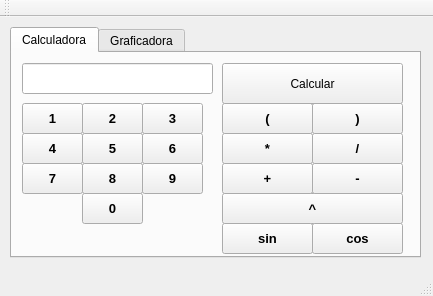
<?xml version="1.0" encoding="UTF-8"?>
<ui version="4.0">
 <class>MainWindow</class>
 <widget class="QMainWindow" name="MainWindow">
  <property name="geometry">
   <rect>
    <x>0</x>
    <y>0</y>
    <width>433</width>
    <height>296</height>
   </rect>
  </property>
  <property name="windowTitle">
   <string>MainWindow</string>
  </property>
  <widget class="QWidget" name="centralWidget">
   <widget class="QTabWidget" name="tabWidget">
    <property name="geometry">
     <rect>
      <x>10</x>
      <y>10</y>
      <width>411</width>
      <height>231</height>
     </rect>
    </property>
    <property name="currentIndex">
     <number>0</number>
    </property>
    <widget class="QWidget" name="tab">
     <attribute name="title">
      <string>Calculadora</string>
     </attribute>
     <widget class="QPushButton" name="btres_8">
      <property name="geometry">
       <rect>
        <x>300</x>
        <y>50</y>
        <width>91</width>
        <height>31</height>
       </rect>
      </property>
      <property name="font">
       <font>
        <pointsize>10</pointsize>
        <weight>75</weight>
        <bold>true</bold>
       </font>
      </property>
      <property name="text">
       <string>)</string>
      </property>
     </widget>
     <widget class="QPushButton" name="btres">
      <property name="geometry">
       <rect>
        <x>130</x>
        <y>50</y>
        <width>61</width>
        <height>31</height>
       </rect>
      </property>
      <property name="font">
       <font>
        <pointsize>10</pointsize>
        <weight>75</weight>
        <bold>true</bold>
       </font>
      </property>
      <property name="text">
       <string>3</string>
      </property>
     </widget>
     <widget class="QPushButton" name="bdos">
      <property name="geometry">
       <rect>
        <x>70</x>
        <y>50</y>
        <width>61</width>
        <height>31</height>
       </rect>
      </property>
      <property name="font">
       <font>
        <pointsize>10</pointsize>
        <weight>75</weight>
        <bold>true</bold>
       </font>
      </property>
      <property name="text">
       <string>2</string>
      </property>
     </widget>
     <widget class="QPushButton" name="bcero">
      <property name="geometry">
       <rect>
        <x>70</x>
        <y>140</y>
        <width>61</width>
        <height>31</height>
       </rect>
      </property>
      <property name="font">
       <font>
        <pointsize>10</pointsize>
        <weight>75</weight>
        <bold>true</bold>
       </font>
      </property>
      <property name="text">
       <string>0</string>
      </property>
     </widget>
     <widget class="QPushButton" name="btres_6">
      <property name="geometry">
       <rect>
        <x>210</x>
        <y>140</y>
        <width>181</width>
        <height>31</height>
       </rect>
      </property>
      <property name="font">
       <font>
        <pointsize>10</pointsize>
        <weight>75</weight>
        <bold>true</bold>
       </font>
      </property>
      <property name="text">
       <string>^</string>
      </property>
     </widget>
     <widget class="QPushButton" name="bsiete">
      <property name="geometry">
       <rect>
        <x>10</x>
        <y>110</y>
        <width>61</width>
        <height>31</height>
       </rect>
      </property>
      <property name="font">
       <font>
        <pointsize>10</pointsize>
        <weight>75</weight>
        <bold>true</bold>
       </font>
      </property>
      <property name="text">
       <string>7</string>
      </property>
     </widget>
     <widget class="QPushButton" name="btres_7">
      <property name="geometry">
       <rect>
        <x>210</x>
        <y>50</y>
        <width>91</width>
        <height>31</height>
       </rect>
      </property>
      <property name="font">
       <font>
        <pointsize>10</pointsize>
        <weight>75</weight>
        <bold>true</bold>
       </font>
      </property>
      <property name="text">
       <string>(</string>
      </property>
     </widget>
     <widget class="QPushButton" name="buno">
      <property name="geometry">
       <rect>
        <x>10</x>
        <y>50</y>
        <width>61</width>
        <height>31</height>
       </rect>
      </property>
      <property name="font">
       <font>
        <pointsize>10</pointsize>
        <weight>75</weight>
        <bold>true</bold>
       </font>
      </property>
      <property name="text">
       <string>1</string>
      </property>
     </widget>
     <widget class="QPushButton" name="btres_2">
      <property name="geometry">
       <rect>
        <x>300</x>
        <y>80</y>
        <width>91</width>
        <height>31</height>
       </rect>
      </property>
      <property name="font">
       <font>
        <pointsize>10</pointsize>
        <weight>75</weight>
        <bold>true</bold>
       </font>
      </property>
      <property name="text">
       <string>/</string>
      </property>
     </widget>
     <widget class="QPushButton" name="bocho">
      <property name="geometry">
       <rect>
        <x>70</x>
        <y>110</y>
        <width>61</width>
        <height>31</height>
       </rect>
      </property>
      <property name="font">
       <font>
        <pointsize>10</pointsize>
        <weight>75</weight>
        <bold>true</bold>
       </font>
      </property>
      <property name="text">
       <string>8</string>
      </property>
     </widget>
     <widget class="QLineEdit" name="tnumeros">
      <property name="geometry">
       <rect>
        <x>10</x>
        <y>10</y>
        <width>191</width>
        <height>31</height>
       </rect>
      </property>
     </widget>
     <widget class="QPushButton" name="bnueve">
      <property name="geometry">
       <rect>
        <x>130</x>
        <y>110</y>
        <width>61</width>
        <height>31</height>
       </rect>
      </property>
      <property name="font">
       <font>
        <pointsize>10</pointsize>
        <weight>75</weight>
        <bold>true</bold>
       </font>
      </property>
      <property name="text">
       <string>9</string>
      </property>
     </widget>
     <widget class="QPushButton" name="btres_5">
      <property name="geometry">
       <rect>
        <x>300</x>
        <y>110</y>
        <width>91</width>
        <height>31</height>
       </rect>
      </property>
      <property name="font">
       <font>
        <pointsize>10</pointsize>
        <weight>75</weight>
        <bold>true</bold>
       </font>
      </property>
      <property name="text">
       <string>-</string>
      </property>
     </widget>
     <widget class="QPushButton" name="bcuatro">
      <property name="geometry">
       <rect>
        <x>10</x>
        <y>80</y>
        <width>61</width>
        <height>31</height>
       </rect>
      </property>
      <property name="font">
       <font>
        <pointsize>10</pointsize>
        <weight>75</weight>
        <bold>true</bold>
       </font>
      </property>
      <property name="text">
       <string>4</string>
      </property>
     </widget>
     <widget class="QPushButton" name="btres_4">
      <property name="geometry">
       <rect>
        <x>210</x>
        <y>110</y>
        <width>91</width>
        <height>31</height>
       </rect>
      </property>
      <property name="font">
       <font>
        <pointsize>10</pointsize>
        <weight>75</weight>
        <bold>true</bold>
       </font>
      </property>
      <property name="text">
       <string>+</string>
      </property>
     </widget>
     <widget class="QPushButton" name="bcinco">
      <property name="geometry">
       <rect>
        <x>70</x>
        <y>80</y>
        <width>61</width>
        <height>31</height>
       </rect>
      </property>
      <property name="font">
       <font>
        <pointsize>10</pointsize>
        <weight>75</weight>
        <bold>true</bold>
       </font>
      </property>
      <property name="text">
       <string>5</string>
      </property>
     </widget>
     <widget class="QPushButton" name="btres_3">
      <property name="geometry">
       <rect>
        <x>210</x>
        <y>80</y>
        <width>91</width>
        <height>31</height>
       </rect>
      </property>
      <property name="font">
       <font>
        <pointsize>10</pointsize>
        <weight>75</weight>
        <bold>true</bold>
       </font>
      </property>
      <property name="text">
       <string>*</string>
      </property>
     </widget>
     <widget class="QPushButton" name="pushButton">
      <property name="geometry">
       <rect>
        <x>210</x>
        <y>10</y>
        <width>181</width>
        <height>41</height>
       </rect>
      </property>
      <property name="text">
       <string>Calcular</string>
      </property>
     </widget>
     <widget class="QPushButton" name="bseis">
      <property name="geometry">
       <rect>
        <x>130</x>
        <y>80</y>
        <width>61</width>
        <height>31</height>
       </rect>
      </property>
      <property name="font">
       <font>
        <pointsize>10</pointsize>
        <weight>75</weight>
        <bold>true</bold>
       </font>
      </property>
      <property name="text">
       <string>6</string>
      </property>
     </widget>
     <widget class="QPushButton" name="btres_17">
      <property name="geometry">
       <rect>
        <x>210</x>
        <y>170</y>
        <width>91</width>
        <height>31</height>
       </rect>
      </property>
      <property name="font">
       <font>
        <pointsize>10</pointsize>
        <weight>75</weight>
        <bold>true</bold>
       </font>
      </property>
      <property name="text">
       <string>sin</string>
      </property>
     </widget>
     <widget class="QPushButton" name="btres_18">
      <property name="geometry">
       <rect>
        <x>300</x>
        <y>170</y>
        <width>91</width>
        <height>31</height>
       </rect>
      </property>
      <property name="font">
       <font>
        <pointsize>10</pointsize>
        <weight>75</weight>
        <bold>true</bold>
       </font>
      </property>
      <property name="text">
       <string>cos</string>
      </property>
     </widget>
    </widget>
    <widget class="QWidget" name="tab_2">
     <attribute name="title">
      <string>Graficadora</string>
     </attribute>
    </widget>
   </widget>
  </widget>
  <widget class="QMenuBar" name="menuBar">
   <property name="geometry">
    <rect>
     <x>0</x>
     <y>0</y>
     <width>433</width>
     <height>21</height>
    </rect>
   </property>
  </widget>
  <widget class="QToolBar" name="mainToolBar">
   <attribute name="toolBarArea">
    <enum>TopToolBarArea</enum>
   </attribute>
   <attribute name="toolBarBreak">
    <bool>false</bool>
   </attribute>
  </widget>
  <widget class="QStatusBar" name="statusBar"/>
 </widget>
 <layoutdefault spacing="6" margin="11"/>
 <resources/>
 <connections/>
</ui>
